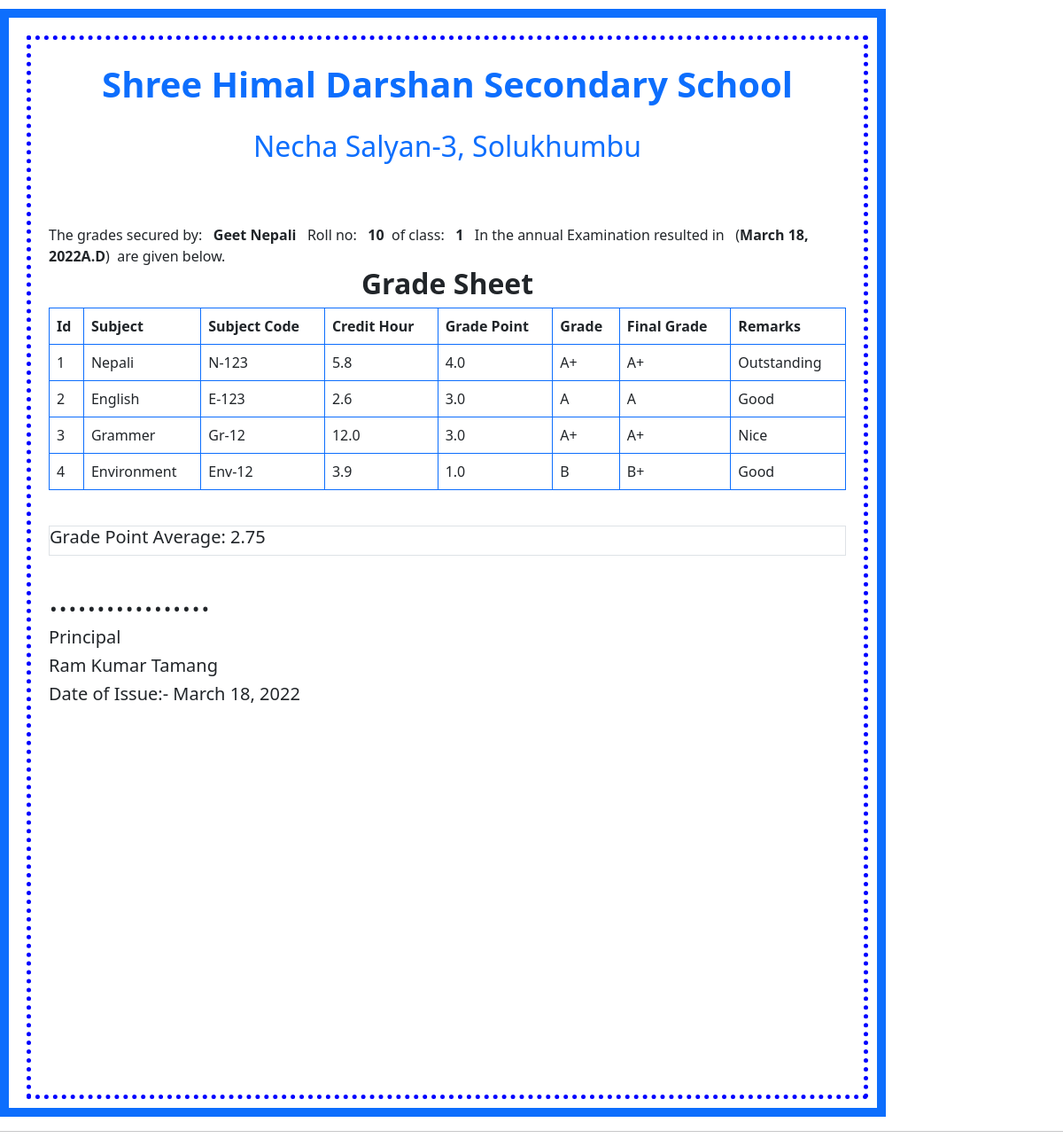
The app's page /home/result_1/marksheet/10 (signed in) with its own data.
### student/models.py (models this page shows, shortened)
class Result(models.Model):
    name = models.ForeignKey(Student, on_delete=models.CASCADE)
    subject = models.ForeignKey(Subject, on_delete=models.CASCADE)
    grade_point = models.FloatField(max_length=10)
    grade = models.CharField(max_length=10, choices=GRADE_CHOICES, default='A+')
    final_grade = models.CharField(max_length=10, choices=GRADE_CHOICES, default='A+')
    remarks = models.CharField(max_length=40)
    date_of_result = models.DateField(default=datetime.date.today)

class Student(models.Model):
    name = models.CharField(max_length=255)
    roll_no = models.IntegerField(primary_key=True,default='10')
    registration_number = models.IntegerField(default='111')
    fathers_name = models.CharField(max_length=255)
    mothers_name = models.CharField(max_length=255)
    address = models.CharField(max_length=255)
    cls = models.CharField(max_length=10, choices = CLS_CHOICES, default=10)
    date_of_birth = models.DateField(default=datetime.date.today)
    character_of_student = models.CharField(max_length=50, choices=CHAR_CHOICES, default='Good')
    class Meta:
      verbose_name_plural = "students"

class Subject(models.Model):
    name = models.CharField(max_length=255)
    cls = models.CharField(max_length=10, choices = CLS_CHOICES, default=10)
    subject_code = models.CharField(max_length=10)
    credit_hour = models.FloatField(max_length=10)

class Issuer(models.Model):
    name = models.CharField(max_length=100)
    designation = models.CharField(max_length=50, choices= DESIGNATION_CHOICES, default='Principal')
    date_of_issue = models.DateField(default=datetime.date.today)

### student/views.py (the view)
# urls.py: path('home/result_1/marksheet/<int:roll_no>',views.marksheet,name='marksheet'),
@login_required
def marksheet(request, roll_no):
    student = Student.objects.get(roll_no=roll_no)
    avgs = Result.objects.values('subject__name').annotate(avg1=Avg('grade_point'))
    results = student.result_set.all()
    sum=0
    countr = 0
    for result in results:
        print(result.grade_point)
        sum=(sum+result.grade_point)
        countr = countr+1
    avg = sum/countr
    print(avg)
    issuers = Issuer.objects.all()
    context = {
        'results': results,
        'issuers': issuers,
        'avgs':avg,
    }
    return render(request,'student/marksheet.html',context)

### student/templates/student/marksheet.html (shortened to what this page needs)
<!DOCTYPE html>
<html lang="en">
  <head>
    <link rel="stylesheet" href="https://cdn.jsdelivr.net/npm/bootstrap@5.0.2/dist/css/bootstrap.min.css">
  </head>
  <body>
    <div class="h-90 w-90 outer-border border-primary border-9">
        <div class="inner-dotted-border">
            <p class="fs-1 fw-bold text-primary text-center">Shree Himal Darshan Secondary School</p>
            <p class="fs-2 text-center text-primary">Necha Salyan-3, Solukhumbu</p>
            <br><br>
            {% for result in results %}
            {% if forloop.counter < 2 %}
   The grades secured by:&nbsp;&nbsp;<b>  {{result.name.name}}&nbsp;&nbsp;</b> Roll no: &nbsp;&nbsp;<b>{{result.name.roll_no}}</b>&nbsp;&nbsp;of class: &nbsp;&nbsp;<b>{{result.name.cls}}</b>&nbsp;&nbsp; In the annual Examination resulted in
   &nbsp;&nbsp;(<b>{{result.date_of_result}}A.D</b>)&nbsp;&nbsp;are given below.
            <br>
<h2 class="text-center"><b>Grade Sheet</b></h2>
{% endif %}
{% endfor %}
        <div style="overflow-x: auto;">
         <table class="table table-bordered border-primary" id = "table">
           <tr>
             <th>Id</th>
             <th>Subject</th>
             <th>Subject Code</th>
             <th>Credit Hour</th>
             <th>Grade Point</th>
             <th>Grade</th>
             <th>Final Grade</th>
             <th>Remarks</th>
           </tr>
           {% for result in results %}
           <tr>
             <td>{{ result.subject.id }}</td>
             <td>{{result.subject.name}}</td>
             <td>{{result.subject.subject_code}}</td>
             <td>{{result.subject.credit_hour}}</td>
             <td>{{result.grade_point}}</td>
             <td>{{result.grade}}</td>
             <td>{{result.final_grade}}</td>
             <td>{{result.remarks}}</td>
           </tr>
          {% endfor %}
          </table>
        </div>
<br>
<div class="d-block border float-left">
<p class="h5">Grade Point Average: {{ avgs }}</p>
</div>
 <br>
  {% for issuer in issuers %}
  <p class="float-left h1">.................</p>
    <p class="float-left h5">{{issuer.designation}}</p>
      <p class="foat-left h5">{{issuer.name}}</p>
  <p class="float-left h5">Date of Issue:- {{ issuer.date_of_issue }}</p>
  {% endfor %}
</div>
</div>
<hr>
  </body>
</html>

### student/templates/student/marksheet.html (style rules this page uses)
.outer-border { width: 1000px; height: 1250px; padding: 20px; border: 10px solid #0000FF; margin-left: 8% height:390px; background-color:#FFFFFF; margin-top:10px; overflow: hidden; }
.inner-dotted-border { width: 950px; height: 1200px; padding: 20px; border: 5px solid #0000FF; border-style: dotted }

### records on screen
Result: name.name "Geet Nepali", name.roll_no "10", name.cls "1", date_of_result "March 18, 2022", subject.id "1", subject.name "Nepali", subject.subject_code "N-123", subject.credit_hour "5.8", grade_point "4.0", grade "A+", final_grade "A+", remarks "Outstanding"
Result: subject.id "2", subject.name "English", subject.subject_code "E-123", subject.credit_hour "2.6", grade_point "3.0", grade "A", final_grade "A", remarks "Good"
Result: subject.id "3", subject.name "Grammer", subject.subject_code "Gr-12", subject.credit_hour "12.0", grade_point "3.0", grade "A+", final_grade "A+", remarks "Nice"
Result: subject.id "4", subject.name "Environment", subject.subject_code "Env-12", subject.credit_hour "3.9", grade_point "1.0", grade "B", final_grade "B+", remarks "Good"
Issuer: designation "Principal", name "Ram Kumar Tamang", date_of_issue "March 18, 2022"

### other values on screen
{{ avgs }} "2.75"
